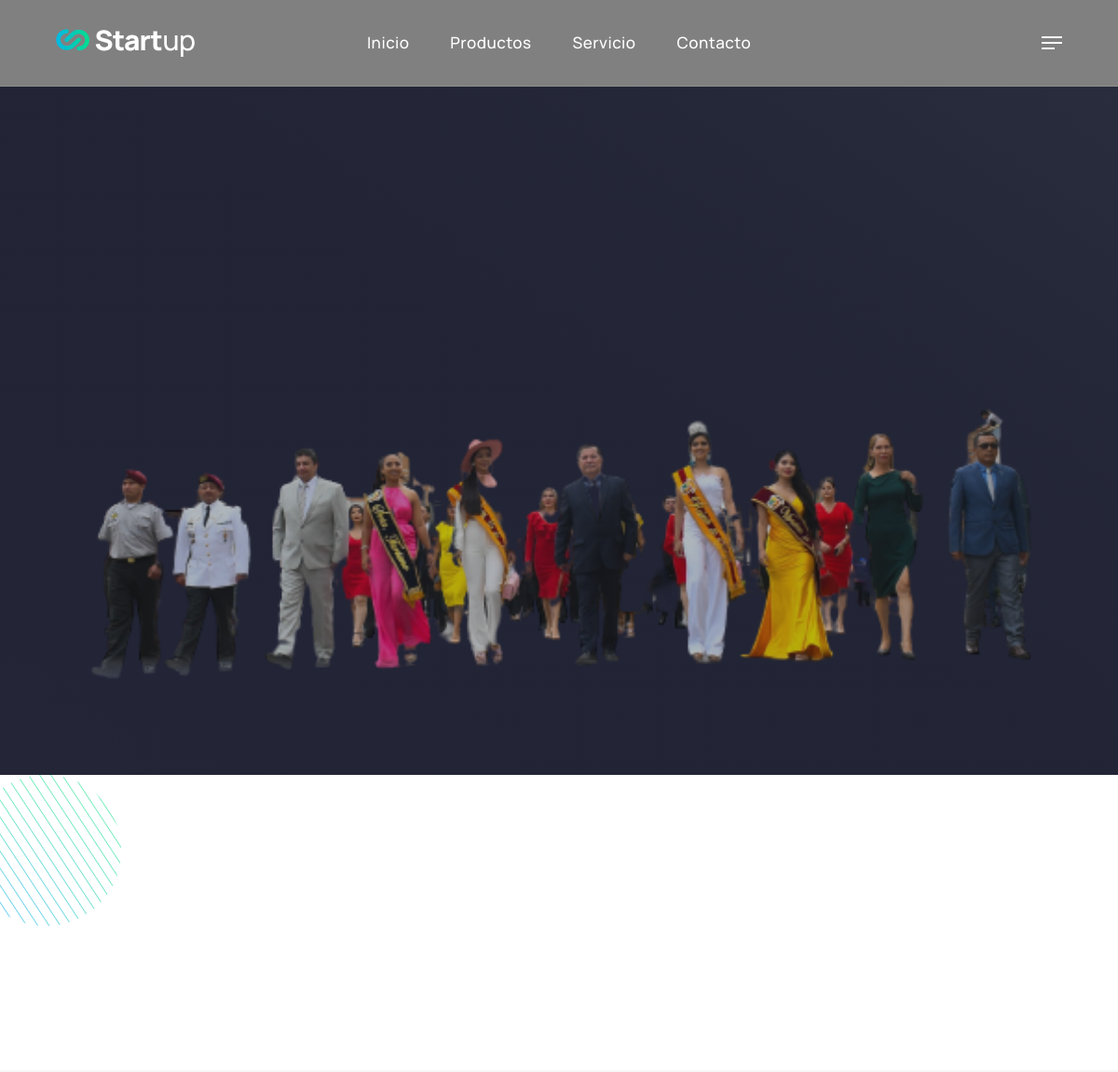
The app's page / (upper part), older data.
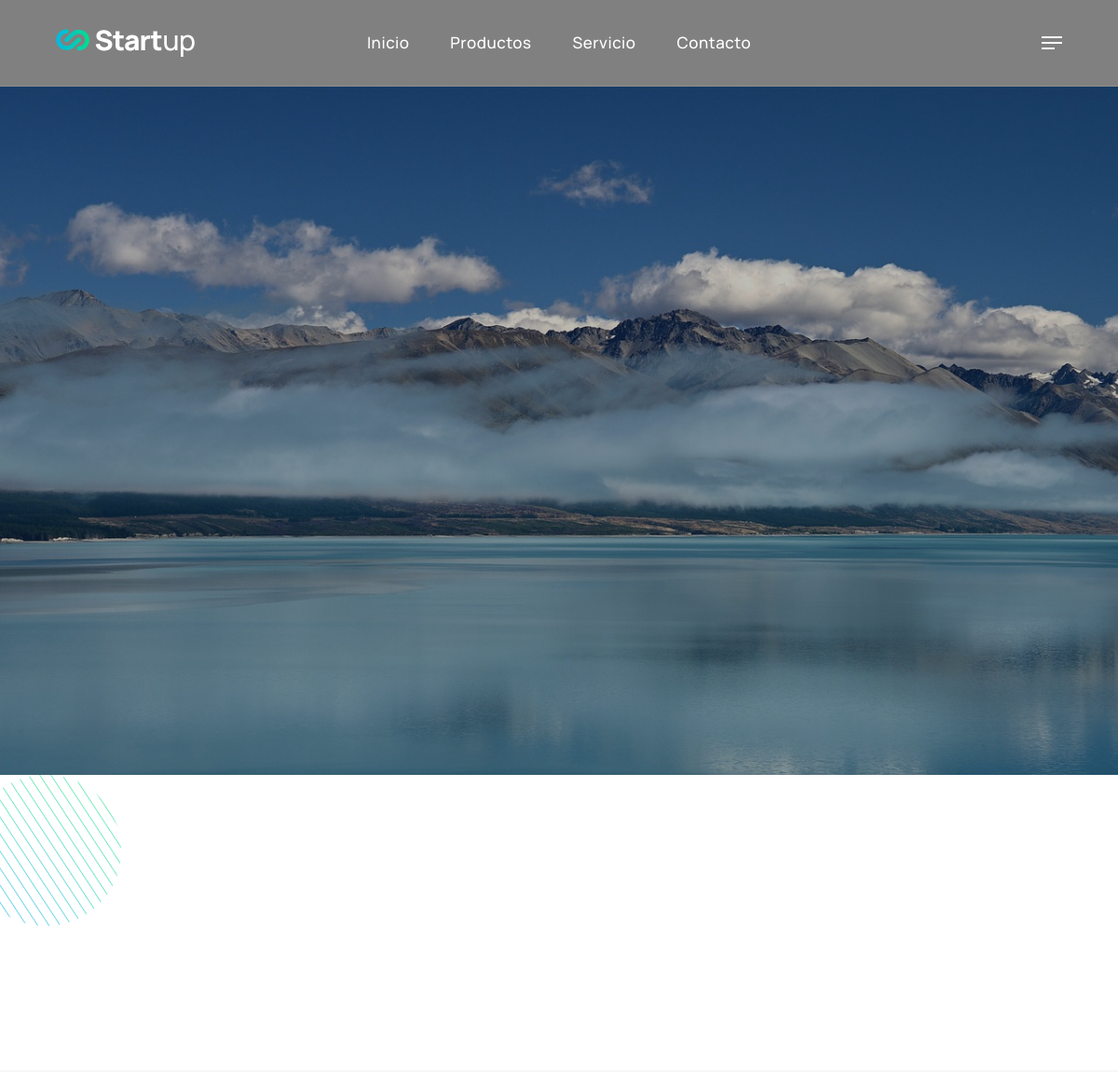
The same page, newer data.
### Home/models.py (models this page shows)
class IndexSlider(models.Model):
    creado_en = models.DateTimeField(auto_now_add=True)
    actualizado_en = models.DateTimeField(auto_now=True)
    imagen=models.ImageField(upload_to='slider', help_text='imagen de 1920 x 1080')
    titulo=models.CharField(max_length=100, null=True,blank=True)
    boton=models.CharField(max_length=30,null=True,blank=True)
    enlace_boton=models.TextField(blank=True, null=True)
    estado=models.BooleanField(default=True)

### Home/views.py (the view)
# urls.py: path('',index, name='index'),
def index(request):
    contexto={
        'slider':IndexSlider.objects.filter(estado=True).order_by('-creado_en'),
        'ofrecemos':IndexOfrecemos.objects.filter(estado=True),
        'lineaProductos':IndexLineaProductos.objects.filter(estado=True),
        'certificaciones':IndexCertificaciones.objects.filter(estado=True),
        'productos':Producto.objects.all(),
    }
    return render(request,'index.html',contexto)

### templates/index.html (shortened to what this page needs)
﻿<!doctype html>
<html class="no-js" lang="en">
<head>
    <link rel="stylesheet" href="/static/css/vendors.min.css"/>
    <link rel="stylesheet" href="/static/css/icon.min.css"/>
    <link rel="stylesheet" href="/static/css/style.css"/>
    <link rel="stylesheet" href="/static/css/responsive.css"/>
    <link rel="stylesheet" href="/static/demos/startup/startup.css"/>
</head>
<body data-mobile-nav-style="classic">
{% include 'pre/header.html' %}
{% block contenido %}
<section class="p-0 bg-dark-gray">
    <div class="swiper lg-no-parallax full-screen md-h-600px sm-h-500px swiper-light-pagination ipad-top-space-margin magic-cursor drag-cursor"
         data-slider-options='{ "slidesPerView": 1, "loop": true, "parallax": true, "speed": 1200, "autoplay": { "delay": 4000, "disableOnInteraction": false }, "pagination": { "el": ".swiper-pagination-bullets", "clickable": true }, "navigation": { "nextEl": ".slider-one-slide-next-1", "prevEl": ".slider-one-slide-prev-1" }, "keyboard": { "enabled": true, "onlyInViewport": true }, "effect": "slide" }'>
        <div class="swiper-wrapper">
            {% for sl in slider %}
            <div class="swiper-slide overflow-hidden">
                <div class="cover-background position-absolute top-0 start-0 w-100 h-100"
                     style="background-image:url('media/{{sl.imagen}}');" data-swiper-parallax="1000">
                    <div class="opacity-light bg-gradient-black-green"></div>
                    <div class="container h-100" data-swiper-parallax="-300">
                        <div class="row align-items-center justify-content-center h-100 text-center">
                            <div class="col-xl-7 col-lg-9 col-md-10 position-relative text-white">
                            </div>
                        </div>
                    </div>
                </div>
            </div>
            {% endfor %}
        </div>
    </div>
</section>
<section class="pt-0 background-position-center-top sm-background-image-none"
         style="background-image: url('images/vertical-line-bg.svg')">
    <div class="container-fluid d-none d-md-block">
        <div class="row">
            <div class="p-0 overlap-section" data-bottom-top="transform: translateY(-50px)"
                 data-top-bottom="transform: translateY(50px)">
                <img src="images/demo-startup-bg-01.png" alt="">
            </div>
        </div>
    </div>
    <div class="container">
        <div class="row justify-content-center mb-3">
        </div>
    </div>
</section>
{% endblock %}
</body>
</html>

### templates/pre/header.html (shortened to what this page needs)
<header>
    <nav class="navbar navbar-expand-lg header-transparent bg-transparent border-bottom border-color-transparent-white-light disable-fixed"
         style="background-color: gray !important"
    >
        <div class="container-fluid">
            <div class="col-auto col-lg-2 me-lg-0 me-auto">
                <a class="navbar-brand" href="/">
                    <img src="/static/images/demo-startup-logo-white.png"
                         data-at2x="/static/images/demo-startup-logo-white@2x.png" alt="" class="default-logo">
                </a>
            </div>
            <div class="col-auto menu-order position-static">
                <div class="collapse navbar-collapse" id="navbarNav">
                    <ul class="navbar-nav alt-font">
                        <li class="nav-item"><a href="/" class="nav-link">Inicio</a></li>
                        <li class="nav-item dropdown dropdown-with-icon">
                            <a href="demo-startup-services.html" class="nav-link">Productos</a>
                        </li>
                        <li class="nav-item"><a href="demo-startup-clients.html" class="nav-link">Servicio</a></li>
                        <li class="nav-item"><a href="{% url 'contact' %}" class="nav-link">Contacto</a></li>
                    </ul>
                </div>
            </div>
            <div class="col-auto col-lg-2 text-end md-pe-0">
                <div class="header-icon">
                    <div class="header-push-button icon">
                        <div class="push-button">
                            <span></span>
                            <span></span>
                            <span></span>
                        </div>
                    </div>
                </div>
            </div>
        </div>
    </nav>
</header>

### static/demos/startup/startup.css (style rules this page uses)
:root { --base-color: #00ce9b; --alt-font: 'Manrope', sans-serif; --primary-font: 'Rubik', sans-serif; --dark-gray: #252840; --medium-gray: #868d98; }
body { font-size: 17px; line-height: 32px; }
a { color: #868d98; }
.bg-gradient-black-green { background-image: linear-gradient(to right top, #1f2021, #1b1d1c, #1b1d1c, #222523, #333c37); }
header .navbar-brand img { max-height: 30px; }
.navbar .navbar-nav .nav-link { font-size: 17px; letter-spacing: .5px; padding: 10px 22px }

Row changes from the older to the newer data that the page shows:
changed IndexSlider: imagen: a different picture
